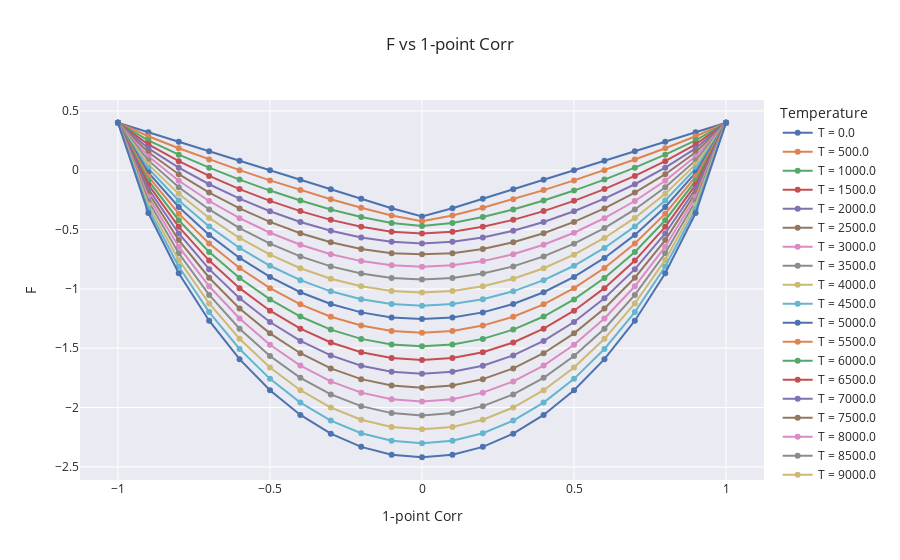

Notebook cell for this chart:
### Code cell
fig = go.Figure()

for T in results['T'].unique():
    fig.add_trace(go.Scatter(x = results[results['T'] == T]['1-point_corr'],
                             y = results[results['T'] == T]['F'],
                             mode='markers+lines',
                             name=f'T = {T}',
                            )
                 )
if cmp_mode:
    for T in results_comp['T'].unique():
        fig.add_trace(go.Scatter(x = results_comp[results_comp['T'] == T]['1-point_corr'],
                                 y = results_comp[results_comp['T'] == T]['F'],
                                 mode='markers+lines',
                                 name=f'T = {T}: Comp',
                                )
                     )

fig.update_layout(
    title="F vs 1-point Corr",
    xaxis_title="1-point Corr",
    yaxis_title="F",
    legend_title="Temperature",
    template='seaborn'
)
#fig.update_traces(texttemplate='%{text:.2s}', textposition='top center')
fig.show()
